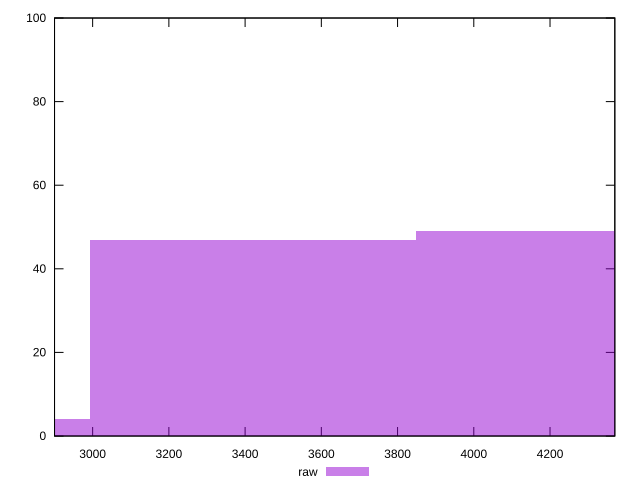

This figure's gnuplot source:
reset

$raw <<EOF
3419.759742714882 47
2564.8198070361614 4
4274.699678393603 49
EOF

set key outside below
set boxwidth 854.9399356787205
set xrange [2900:4370]
set yrange [0:100]
set trange [0:100]
set style fill transparent solid 0.5 noborder
set terminal svg size 640, 490 enhanced background rgb 'white'
set output "reports/report_00028_2021-02-24T12-49-42.674Z/unused-javascript/samples/astro/raw/histogram.svg"

plot $raw title "raw" with boxes

reset
